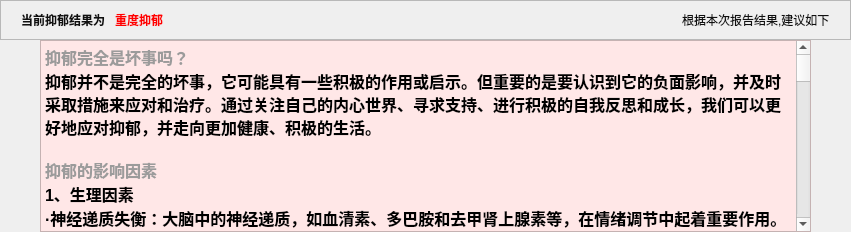
           <widget class="QWidget" name="yy_zhongdu">
            <layout class="QVBoxLayout" name="verticalLayout_62">
             <property name="spacing">
              <number>0</number>
             </property>
             <property name="leftMargin">
              <number>0</number>
             </property>
             <property name="topMargin">
              <number>0</number>
             </property>
             <property name="rightMargin">
              <number>0</number>
             </property>
             <property name="bottomMargin">
              <number>0</number>
             </property>
             <item>
              <layout class="QVBoxLayout" name="verticalLayout_40">
               <property name="spacing">
                <number>0</number>
               </property>
               <item>
                <widget class="QFrame" name="frame_31">
                 <property name="frameShape">
                  <enum>QFrame::StyledPanel</enum>
                 </property>
                 <property name="frameShadow">
                  <enum>QFrame::Raised</enum>
                 </property>
                 <layout class="QHBoxLayout" name="horizontalLayout_43">
                  <property name="spacing">
                   <number>10</number>
                  </property>
                  <property name="leftMargin">
                   <number>20</number>
                  </property>
                  <property name="rightMargin">
                   <number>20</number>
                  </property>
                  <item>
                   <widget class="QLabel" name="label_68">
                    <property name="styleSheet">
                     <string notr="true">color: rgb(16, 16, 16);
font: 75 12pt &quot;微软雅黑&quot;;
font-weight: bold;</string>
                    </property>
                    <property name="text">
                     <string>当前抑郁结果为</string>
                    </property>
                   </widget>
                  </item>
                  <item>
                   <widget class="QLabel" name="label_69">
                    <property name="styleSheet">
                     <string notr="true">color: rgb(255, 0, 0);
font: 75 14pt &quot;微软雅黑&quot;;
font-weight: bold;</string>
                    </property>
                    <property name="text">
                     <string>重度抑郁</string>
                    </property>
                   </widget>
                  </item>
                  <item>
                   <spacer name="horizontalSpacer_27">
                    <property name="orientation">
                     <enum>Qt::Horizontal</enum>
                    </property>
                    <property name="sizeHint" stdset="0">
                     <size>
                      <width>509</width>
                      <height>20</height>
                     </size>
                    </property>
                   </spacer>
                  </item>
                  <item>
                   <widget class="QLabel" name="label_70">
                    <property name="styleSheet">
                     <string notr="true">color: rgb(16, 16, 16);
font: 75 12pt &quot;微软雅黑&quot;;
</string>
                    </property>
                    <property name="text">
                     <string>根据本次报告结果,建议如下</string>
                    </property>
                   </widget>
                  </item>
                 </layout>
                </widget>
               </item>
               <item>
                <layout class="QVBoxLayout" name="verticalLayout_45">
                 <property name="leftMargin">
                  <number>40</number>
                 </property>
                 <property name="rightMargin">
                  <number>40</number>
                 </property>
                 <item>
                  <widget class="QTextEdit" name="textEdit_7">
                   <property name="styleSheet">
                    <string notr="true"> QTextEdit {
        background-color: rgb(255, 231, 231);
    }</string>
                   </property>
                   <property name="readOnly">
                    <bool>true</bool>
                   </property>
                   <property name="html">
                    <string>&lt;!DOCTYPE HTML PUBLIC &quot;-//W3C//DTD HTML 4.0//EN&quot; &quot;http://www.w3.org/TR/REC-html40/strict.dtd&quot;&gt;
&lt;html&gt;&lt;head&gt;&lt;meta name=&quot;qrichtext&quot; content=&quot;1&quot; /&gt;&lt;meta charset=&quot;utf-8&quot; /&gt;&lt;style type=&quot;text/css&quot;&gt;
p, li { white-space: pre-wrap; }
hr { height: 1px; border-width: 0; }
li.unchecked::marker { content: &quot;\2610&quot;; }
li.checked::marker { content: &quot;\2612&quot;; }
&lt;/style&gt;&lt;/head&gt;&lt;body style=&quot; font-family:'Microsoft YaHei UI'; font-size:9pt; font-weight:400; font-style:normal;&quot;&gt;
&lt;p style=&quot; margin-top:0px; margin-bottom:0px; margin-left:0px; margin-right:0px; -qt-block-indent:0; text-indent:0px;&quot;&gt;&lt;span style=&quot; font-family:'微软雅黑 Light','sans-serif'; font-size:12pt; font-weight:600; color:#9b9b9b;&quot;&gt;抑郁完全是坏事吗？&lt;/span&gt;&lt;/p&gt;
&lt;p style=&quot; margin-top:0px; margin-bottom:0px; margin-left:0px; margin-right:0px; -qt-block-indent:0; text-indent:0px;&quot;&gt;&lt;span style=&quot; font-family:'SimSun'; font-size:12pt; font-weight:600;&quot;&gt;抑郁并不是完全的坏事，它可能具有一些积极的作用或启示。但重要的是要认识到它的负面影响，并及时采取措施来应对和治疗。通过关注自己的内心世界、寻求支持、进行积极的自我反思和成长，我们可以更好地应对抑郁，并走向更加健康、积极的生活。&lt;/span&gt;&lt;/p&gt;
&lt;p style=&quot;-qt-paragraph-type:empty; margin-top:0px; margin-bottom:0px; margin-left:0px; margin-right:0px; -qt-block-indent:0; text-indent:0px; font-family:'SimSun'; font-size:12pt; font-weight:600;&quot;&gt;&lt;br /&gt;&lt;/p&gt;
&lt;p style=&quot; margin-top:0px; margin-bottom:0px; margin-left:0px; margin-right:0px; -qt-block-indent:0; text-indent:0px;&quot;&gt;&lt;span style=&quot; font-family:'SimSun'; font-size:12pt; font-weight:600; color:#9b9b9b;&quot;&gt;抑郁的影响因素&lt;/span&gt;&lt;/p&gt;
&lt;p style=&quot; margin-top:0px; margin-bottom:0px; margin-left:0px; margin-right:0px; -qt-block-indent:0; text-indent:0px;&quot;&gt;&lt;span style=&quot; font-family:'SimSun'; font-size:12pt; font-weight:600;&quot;&gt;1、生理因素&lt;/span&gt;&lt;/p&gt;
&lt;p style=&quot; margin-top:0px; margin-bottom:0px; margin-left:0px; margin-right:0px; -qt-block-indent:0; text-indent:0px;&quot;&gt;&lt;span style=&quot; font-family:'SimSun'; font-size:12pt; font-weight:600;&quot;&gt;·神经递质失衡：大脑中的神经递质，如血清素、多巴胺和去甲肾上腺素等，在情绪调节中起着重要作用。如果这些神经递质水平出现异常或失衡，就可能导致抑郁症的发生。&lt;/span&gt;&lt;/p&gt;
&lt;p style=&quot; margin-top:0px; margin-bottom:0px; margin-left:0px; margin-right:0px; -qt-block-indent:0; text-indent:0px;&quot;&gt;&lt;span style=&quot; font-family:'SimSun'; font-size:12pt; font-weight:600;&quot;&gt;·遗传因素：遗传因素在抑郁症的发病中占据一定地位。家族中有抑郁症患者的人，其患病风险可能会增加。然而，并非所有有家族史的人都会患上抑郁症，遗传仅仅是导致抑郁症的众多因素之一。&lt;/span&gt;&lt;/p&gt;
&lt;p style=&quot; margin-top:0px; margin-bottom:0px; margin-left:0px; margin-right:0px; -qt-block-indent:0; text-indent:0px;&quot;&gt;&lt;span style=&quot; font-family:'SimSun'; font-size:12pt; font-weight:600;&quot;&gt;·身体疾病：某些身体疾病，特别是慢性中枢性神经系统疾病或其他慢性躯体疾病，可能成为抑郁障碍发生的重要危险因素。此外，一些药物的副作用也可能导致抑郁情绪的出现。&lt;/span&gt;&lt;/p&gt;
&lt;p style=&quot; margin-top:0px; margin-bottom:0px; margin-left:0px; margin-right:0px; -qt-block-indent:0; text-indent:0px;&quot;&gt;&lt;span style=&quot; font-family:'SimSun'; font-size:12pt; font-weight:600;&quot;&gt;2、心理因素&lt;/span&gt;&lt;/p&gt;
&lt;p style=&quot; margin-top:0px; margin-bottom:0px; margin-left:0px; margin-right:0px; -qt-block-indent:0; text-indent:0px;&quot;&gt;&lt;span style=&quot; font-family:'SimSun'; font-size:12pt; font-weight:600;&quot;&gt;·消极情绪与思维模式：长期的压力、焦虑、自卑感等消极情绪，以及悲观、消极、自卑的思维模式，都可能增加抑郁症的发生风险。&lt;/span&gt;&lt;/p&gt;
&lt;p style=&quot; margin-top:0px; margin-bottom:0px; margin-left:0px; margin-right:0px; -qt-block-indent:0; text-indent:0px;&quot;&gt;&lt;span style=&quot; font-family:'SimSun'; font-size:12pt; font-weight:600;&quot;&gt;·童年经历：儿童期的不良经历，如双亲丧亡、缺乏关爱、受到虐待等，往往构成成年后发生抑郁症的重要危险因素。&lt;/span&gt;&lt;/p&gt;
&lt;p style=&quot; margin-top:0px; margin-bottom:0px; margin-left:0px; margin-right:0px; -qt-block-indent:0; text-indent:0px;&quot;&gt;&lt;span style=&quot; font-family:'SimSun'; font-size:12pt; font-weight:600;&quot;&gt;·人格特质：性格内向、具有焦虑、强迫、冲动等特质的人，更容易患上抑郁症。他们往往不善于表达情感，遇到挫折时容易陷入自我否定和抑郁情绪中。&lt;/span&gt;&lt;/p&gt;
&lt;p style=&quot; margin-top:0px; margin-bottom:0px; margin-left:0px; margin-right:0px; -qt-block-indent:0; text-indent:0px;&quot;&gt;&lt;span style=&quot; font-family:'SimSun'; font-size:12pt; font-weight:600;&quot;&gt;3、环境因素&lt;/span&gt;&lt;/p&gt;
&lt;p style=&quot; margin-top:0px; margin-bottom:0px; margin-left:0px; margin-right:0px; -qt-block-indent:0; text-indent:0px;&quot;&gt;&lt;span style=&quot; font-family:'SimSun'; font-size:12pt; font-weight:600;&quot;&gt;·生活事件：重大的突发性或持续时间较长的负性生活事件，如亲人去世、工作变动、离婚、创伤等，都可能对个体产生不良影响，甚至导致抑郁的发生。&lt;/span&gt;&lt;/p&gt;
&lt;p style=&quot; margin-top:0px; margin-bottom:0px; margin-left:0px; margin-right:0px; -qt-block-indent:0; text-indent:0px;&quot;&gt;&lt;span style=&quot; font-family:'SimSun'; font-size:12pt; font-weight:600;&quot;&gt;·社会环境：社会环境的变化、人际关系的紧张、工作压力的增大等，都可能成为导致抑郁的因素。例如，失业、经济困难、社交孤立等都可能增加抑郁症的患病风险。&lt;/span&gt;&lt;/p&gt;
&lt;p style=&quot; margin-top:0px; margin-bottom:0px; margin-left:0px; margin-right:0px; -qt-block-indent:0; text-indent:0px;&quot;&gt;&lt;span style=&quot; font-family:'SimSun'; font-size:12pt; font-weight:600;&quot;&gt;4、其他因素&lt;/span&gt;&lt;/p&gt;
&lt;p style=&quot; margin-top:0px; margin-bottom:0px; margin-left:0px; margin-right:0px; -qt-block-indent:0; text-indent:0px;&quot;&gt;&lt;span style=&quot; font-family:'SimSun'; font-size:12pt; font-weight:600;&quot;&gt;·药物和物质滥用：某些药物和物质的滥用可能导致神经递质紊乱，从而增加抑郁症的发生风险。例如，长期饮酒的患者中有较高比例的个体可能患有抑郁障碍。&lt;/span&gt;&lt;/p&gt;
&lt;p style=&quot; margin-top:0px; margin-bottom:0px; margin-left:0px; margin-right:0px; -qt-block-indent:0; text-indent:0px;&quot;&gt;&lt;span style=&quot; font-family:'SimSun'; font-size:12pt; font-weight:600;&quot;&gt;·不良生活习惯：长期熬夜、过度饮酒、吸烟、缺乏运动等不良习惯也可能对情绪产生负面影响，增加抑郁情绪的发生风险。&lt;/span&gt;&lt;/p&gt;
&lt;p style=&quot;-qt-paragraph-type:empty; margin-top:0px; margin-bottom:0px; margin-left:0px; margin-right:0px; -qt-block-indent:0; text-indent:0px; font-family:'SimSun'; font-size:12pt;&quot;&gt;&lt;br /&gt;&lt;/p&gt;
&lt;p style=&quot; margin-top:0px; margin-bottom:0px; margin-left:0px; margin-right:0px; -qt-block-indent:0; text-indent:0px;&quot;&gt;&lt;span style=&quot; font-family:'SimSun'; font-size:12pt; font-weight:600; color:#ff0000;&quot;&gt;综上所述，抑郁的影响因素是多方面的，包括生理、心理、环境和其他因素。这些因素之间相互作用、相互影响，共同构成了抑郁症的复杂病因。因此，在预防和治疗抑郁症时，需要综合考虑多种因素，采取个体化的治疗方案。&lt;/span&gt;&lt;/p&gt;
&lt;p style=&quot;-qt-paragraph-type:empty; margin-top:0px; margin-bottom:0px; margin-left:0px; margin-right:0px; -qt-block-indent:0; text-indent:0px; font-family:'SimSun'; font-size:12pt;&quot;&gt;&lt;br /&gt;&lt;/p&gt;
&lt;p style=&quot; margin-top:0px; margin-bottom:0px; margin-left:0px; margin-right:0px; -qt-block-indent:0; text-indent:0px;&quot;&gt;&lt;span style=&quot; font-family:'SimSun'; font-size:12pt; font-weight:600; color:#9b9b9b;&quot;&gt;缓解重度抑郁的建议&lt;/span&gt;&lt;/p&gt;
&lt;p style=&quot; margin-top:0px; margin-bottom:0px; margin-left:0px; margin-right:0px; -qt-block-indent:0; text-indent:0px;&quot;&gt;&lt;span style=&quot; font-family:'SimSun'; font-size:12pt; font-weight:600;&quot;&gt;1、建议就医&lt;/span&gt;&lt;/p&gt;
&lt;p style=&quot; margin-top:0px; margin-bottom:0px; margin-left:0px; margin-right:0px; -qt-block-indent:0; text-indent:0px;&quot;&gt;&lt;span style=&quot; font-family:'SimSun'; font-size:12pt; font-weight:600;&quot;&gt;·建议就医：少部分重度抑郁患者可能会伴随自杀风险，可以立即前往正规医院的精神科或心理科就咨询，接受专业医生的评估和治疗建议。&lt;/span&gt;&lt;/p&gt;
&lt;p style=&quot; margin-top:0px; margin-bottom:0px; margin-left:0px; margin-right:0px; -qt-block-indent:0; text-indent:0px;&quot;&gt;&lt;span style=&quot; font-family:'SimSun'; font-size:12pt; font-weight:600;&quot;&gt;2、综合治疗&lt;/span&gt;&lt;/p&gt;
&lt;p style=&quot; margin-top:0px; margin-bottom:0px; margin-left:0px; margin-right:0px; -qt-block-indent:0; text-indent:0px;&quot;&gt;&lt;span style=&quot; font-family:'SimSun'; font-size:12pt; font-weight:600;&quot;&gt;（1） 可以根据专业医师指导进行药物治疗&lt;/span&gt;&lt;/p&gt;
&lt;p style=&quot; margin-top:0px; margin-bottom:0px; margin-left:0px; margin-right:0px; -qt-block-indent:0; text-indent:0px;&quot;&gt;&lt;span style=&quot; font-family:'SimSun'; font-size:12pt; font-weight:600;&quot;&gt;·遵医嘱服药：抗抑郁药物是治疗重度抑郁症的主要手段之一。患者应在医生指导下，选择适合自己的药物，并严格按照医嘱服药，不得自行停药或增减剂量。&lt;/span&gt;&lt;/p&gt;
&lt;p style=&quot; margin-top:0px; margin-bottom:0px; margin-left:0px; margin-right:0px; -qt-block-indent:0; text-indent:0px;&quot;&gt;&lt;span style=&quot; font-family:'SimSun'; font-size:12pt; font-weight:600;&quot;&gt;·药物选择：常用的抗抑郁药物包括选择性5-羟色胺再摄取抑制剂（如氟西汀、帕罗西汀、舍曲林等）、三环类抗抑郁药和单胺氧化酶抑制剂等。这些药物能够调节大脑中的神经递质水平，从而改善情绪和行为。&lt;/span&gt;&lt;/p&gt;
&lt;p style=&quot; margin-top:0px; margin-bottom:0px; margin-left:0px; margin-right:0px; -qt-block-indent:0; text-indent:0px;&quot;&gt;&lt;span style=&quot; font-family:'SimSun'; font-size:12pt; font-weight:600;&quot;&gt;（2） 心理治疗&lt;/span&gt;&lt;/p&gt;
&lt;p style=&quot; margin-top:0px; margin-bottom:0px; margin-left:0px; margin-right:0px; -qt-block-indent:0; text-indent:0px;&quot;&gt;&lt;span style=&quot; font-family:'SimSun'; font-size:12pt; font-weight:600;&quot;&gt;·认知行为疗法（CBT）：帮助患者识别和改变消极的思维模式和行为习惯，提高应对能力和情绪调节能力。&lt;/span&gt;&lt;/p&gt;
&lt;p style=&quot; margin-top:0px; margin-bottom:0px; margin-left:0px; margin-right:0px; -qt-block-indent:0; text-indent:0px;&quot;&gt;&lt;span style=&quot; font-family:'SimSun'; font-size:12pt; font-weight:600;&quot;&gt;·人际治疗：专注于改善人际关系和应对压力，对于存在社交障碍的重度抑郁症患者尤为有益。&lt;/span&gt;&lt;/p&gt;
&lt;p style=&quot; margin-top:0px; margin-bottom:0px; margin-left:0px; margin-right:0px; -qt-block-indent:0; text-indent:0px;&quot;&gt;&lt;span style=&quot; font-family:'SimSun'; font-size:12pt; font-weight:600;&quot;&gt;·其他疗法：如解析疗法、精神动力疗法等，也可根据患者的具体情况选择。&lt;/span&gt;&lt;/p&gt;
&lt;p style=&quot; margin-top:0px; margin-bottom:0px; margin-left:0px; margin-right:0px; -qt-block-indent:0; text-indent:0px;&quot;&gt;&lt;span style=&quot; font-family:'SimSun'; font-size:12pt; font-weight:600;&quot;&gt;（3）物理治疗&lt;/span&gt;&lt;/p&gt;
&lt;p style=&quot; margin-top:0px; margin-bottom:0px; margin-left:0px; margin-right:0px; -qt-block-indent:0; text-indent:0px;&quot;&gt;&lt;span style=&quot; font-family:'SimSun'; font-size:12pt; font-weight:600;&quot;&gt;·电抽搐治疗（ECT）：对于急性且伴有自杀倾向的重度抑郁症患者，电抽搐治疗可能是一种有效的物理治疗方法。它通过在全麻下使用电流刺激大脑，引起短暂昏迷，从而快速减轻抑郁症状。&lt;/span&gt;&lt;/p&gt;
&lt;p style=&quot; margin-top:0px; margin-bottom:0px; margin-left:0px; margin-right:0px; -qt-block-indent:0; text-indent:0px;&quot;&gt;&lt;span style=&quot; font-family:'SimSun'; font-size:12pt; font-weight:600;&quot;&gt;·其他物理治疗：如重复经颅磁刺激（rTMS）等，也可作为辅助治疗手段。&lt;/span&gt;&lt;/p&gt;
&lt;p style=&quot; margin-top:0px; margin-bottom:0px; margin-left:0px; margin-right:0px; -qt-block-indent:0; text-indent:0px;&quot;&gt;&lt;span style=&quot; font-family:'SimSun'; font-size:12pt; font-weight:600;&quot;&gt;3、生活方式调整&lt;/span&gt;&lt;/p&gt;
&lt;p style=&quot; margin-top:0px; margin-bottom:0px; margin-left:0px; margin-right:0px; -qt-block-indent:0; text-indent:0px;&quot;&gt;&lt;span style=&quot; font-family:'SimSun'; font-size:12pt; font-weight:600;&quot;&gt;·规律作息：保持规律的作息时间，保证充足的睡眠，有助于缓解抑郁症状。&lt;/span&gt;&lt;/p&gt;
&lt;p style=&quot; margin-top:0px; margin-bottom:0px; margin-left:0px; margin-right:0px; -qt-block-indent:0; text-indent:0px;&quot;&gt;&lt;span style=&quot; font-family:'SimSun'; font-size:12pt; font-weight:600;&quot;&gt;·健康饮食：均衡饮食，多摄入富含维生素、矿物质和蛋白质的食物，避免暴饮暴食或过度节食。&lt;/span&gt;&lt;/p&gt;
&lt;p style=&quot; margin-top:0px; margin-bottom:0px; margin-left:0px; margin-right:0px; -qt-block-indent:0; text-indent:0px;&quot;&gt;&lt;span style=&quot; font-family:'SimSun'; font-size:12pt; font-weight:600;&quot;&gt;·适量运动：进行适量的有氧运动，如散步、慢跑、瑜伽等，可以促进身体活性，释放内啡肽等神经递质，提升心情。&lt;/span&gt;&lt;/p&gt;
&lt;p style=&quot; margin-top:0px; margin-bottom:0px; margin-left:0px; margin-right:0px; -qt-block-indent:0; text-indent:0px;&quot;&gt;&lt;span style=&quot; font-family:'SimSun'; font-size:12pt; font-weight:600;&quot;&gt;4、社会支持&lt;/span&gt;&lt;/p&gt;
&lt;p style=&quot; margin-top:0px; margin-bottom:0px; margin-left:0px; margin-right:0px; -qt-block-indent:0; text-indent:0px;&quot;&gt;&lt;span style=&quot; font-family:'SimSun'; font-size:12pt; font-weight:600;&quot;&gt;·与家人和朋友保持联系：分享自己的感受和困扰，寻求他们的理解和支持。&lt;/span&gt;&lt;/p&gt;
&lt;p style=&quot; margin-top:0px; margin-bottom:0px; margin-left:0px; margin-right:0px; -qt-block-indent:0; text-indent:0px;&quot;&gt;&lt;span style=&quot; font-family:'SimSun'; font-size:12pt; font-weight:600;&quot;&gt;·参加团体活动：加入抑郁症患者支持团体或相关社区活动，与其他患者交流经验和心得，有助于缓解孤独感和无助感。&lt;/span&gt;&lt;/p&gt;
&lt;p style=&quot; margin-top:0px; margin-bottom:0px; margin-left:0px; margin-right:0px; -qt-block-indent:0; text-indent:0px;&quot;&gt;&lt;span style=&quot; font-family:'SimSun'; font-size:12pt; font-weight:600;&quot;&gt;5、培养兴趣爱好&lt;/span&gt;&lt;/p&gt;
&lt;p style=&quot; margin-top:0px; margin-bottom:0px; margin-left:0px; margin-right:0px; -qt-block-indent:0; text-indent:0px;&quot;&gt;&lt;span style=&quot; font-family:'SimSun'; font-size:12pt; font-weight:600;&quot;&gt;·尝试新事物：通过尝试新的活动或爱好，如阅读、绘画、音乐等，来转移注意力，提升生活乐趣和满足感。&lt;/span&gt;&lt;/p&gt;
&lt;p style=&quot; margin-top:0px; margin-bottom:0px; margin-left:0px; margin-right:0px; -qt-block-indent:0; text-indent:0px;&quot;&gt;&lt;span style=&quot; font-family:'SimSun'; font-size:12pt; font-weight:600;&quot;&gt;·设定小目标：逐步设定并实现一些小目标，以增强自信心和成就感。&lt;/span&gt;&lt;/p&gt;
&lt;p style=&quot; margin-top:0px; margin-bottom:0px; margin-left:0px; margin-right:0px; -qt-block-indent:0; text-indent:0px;&quot;&gt;&lt;span style=&quot; font-family:'SimSun'; font-size:12pt; font-weight:600;&quot;&gt;6、注意事项&lt;/span&gt;&lt;/p&gt;
&lt;p style=&quot; margin-top:0px; margin-bottom:0px; margin-left:0px; margin-right:0px; -qt-block-indent:0; text-indent:0px;&quot;&gt;&lt;span style=&quot; font-family:'SimSun'; font-size:12pt; font-weight:600;&quot;&gt;·避免自我封闭：不要将自己封闭在孤独和绝望中，积极寻求帮助和支持。&lt;/span&gt;&lt;/p&gt;
&lt;p style=&quot; margin-top:0px; margin-bottom:0px; margin-left:0px; margin-right:0px; -qt-block-indent:0; text-indent:0px;&quot;&gt;&lt;span style=&quot; font-family:'SimSun'; font-size:12pt; font-weight:600;&quot;&gt;·监测病情变化：密切关注自己的病情变化，如有自杀倾向或其他紧急情况，应立即就医或联系相关救援机构。&lt;/span&gt;&lt;/p&gt;
&lt;p style=&quot;-qt-paragraph-type:empty; margin-top:0px; margin-bottom:0px; margin-left:0px; margin-right:0px; -qt-block-indent:0; text-indent:0px; font-family:'SimSun'; font-size:12pt;&quot;&gt;&lt;br /&gt;&lt;/p&gt;
&lt;p style=&quot; margin-top:0px; margin-bottom:0px; margin-left:0px; margin-right:0px; -qt-block-indent:0; text-indent:0px;&quot;&gt;&lt;span style=&quot; font-family:'SimSun'; font-size:12pt; font-weight:600; color:#ff0000;&quot;&gt;总之，重度抑郁需要综合治疗和生活方式调整相结合的方法来治疗。患者及其家属应积极配合医生的治疗计划，并保持耐心和积极配合的态度，以促进康复。&lt;/span&gt;&lt;/p&gt;&lt;/body&gt;&lt;/html&gt;</string>
                   </property>
                  </widget>
                 </item>
                </layout>
               </item>
              </layout>
             </item>
            </layout>
           </widget>
